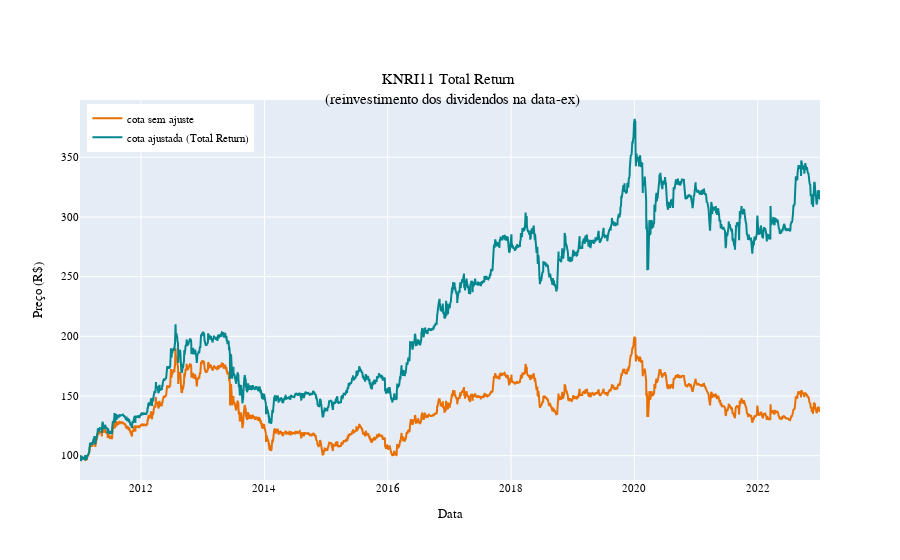

Notebook code cell kept with this figure:
### Code cell
fig = go.Figure()
fig.add_trace(
    go.Scatter(
        x=tr["datneg"],
        y=tr["preult"],
        mode="lines",
        name="cota sem ajuste",
        line=dict(color="#e86f00"),
    )
)
fig.add_trace(
    go.Scatter(
        x=tr["datneg"],
        y=tr["preult_tr"],
        mode="lines",
        name="cota ajustada (Total Return)",
        line=dict(color="#02878e"),
    )
)
fig.update_layout(
    font=dict(family="Fira Code", size=11, color="black"),
    title="KNRI11 Total Return <br> (reinvestimento dos dividendos na data-ex)",
    title_x=0.5,
    title_y=0.85,
    xaxis_title="Data",
    yaxis_title="Preço (R$)",
    legend=dict(yanchor="top", y=0.99, xanchor="left", x=0.01),
)
fig.show()

### Figure 1 — Plotly figure (JSON) as saved in the notebook; plotly's stock layout.template omitted (floating-point values rounded to 4 significant figures; data arrays with more than 128 entries replaced by an {"elided": "..."} marker saying what was removed)
{"data": [{"line": {"color": "#e86f00"}, "mode": "lines", "name": "cota sem ajuste", "type": "scatter", "x": {"elided": "2972 str values"}, "y": {"elided": "2972 float values"}}, {"line": {"color": "#02878e"}, "mode": "lines", "name": "cota ajustada (Total Return)", "type": "scatter", "x": {"elided": "2972 str values"}, "y": {"elided": "2972 float values"}}], "layout": {"font": {"color": "black", "family": "Fira Code", "size": 11}, "legend": {"x": 0.01, "xanchor": "left", "y": 0.99, "yanchor": "top"}, "title": {"text": "KNRI11 Total Return <br> (reinvestimento dos dividendos na data-ex)", "x": 0.5, "y": 0.85}, "xaxis": {"title": {"text": "Data"}}, "yaxis": {"title": {"text": "Preço (R$)"}}}}
